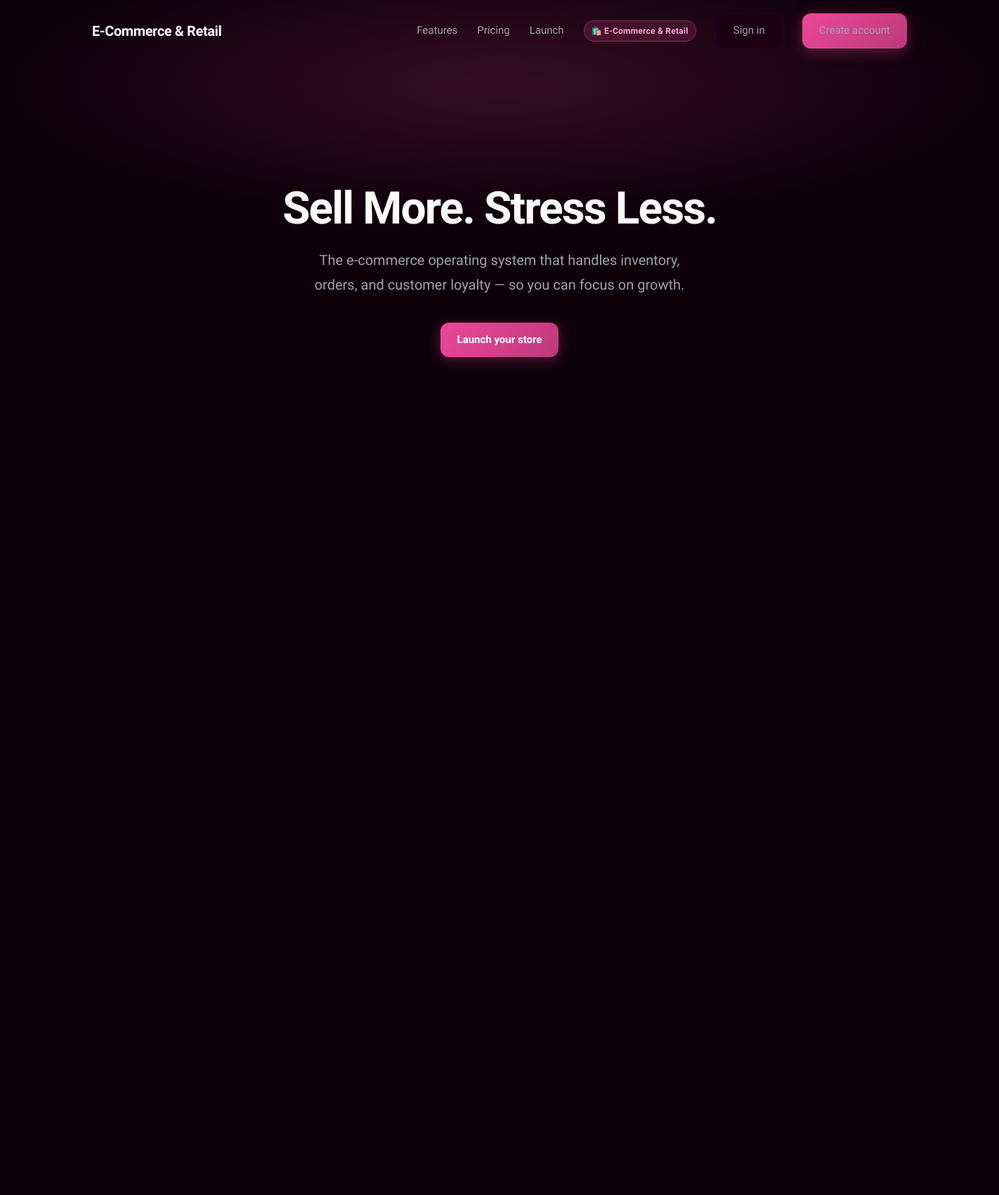
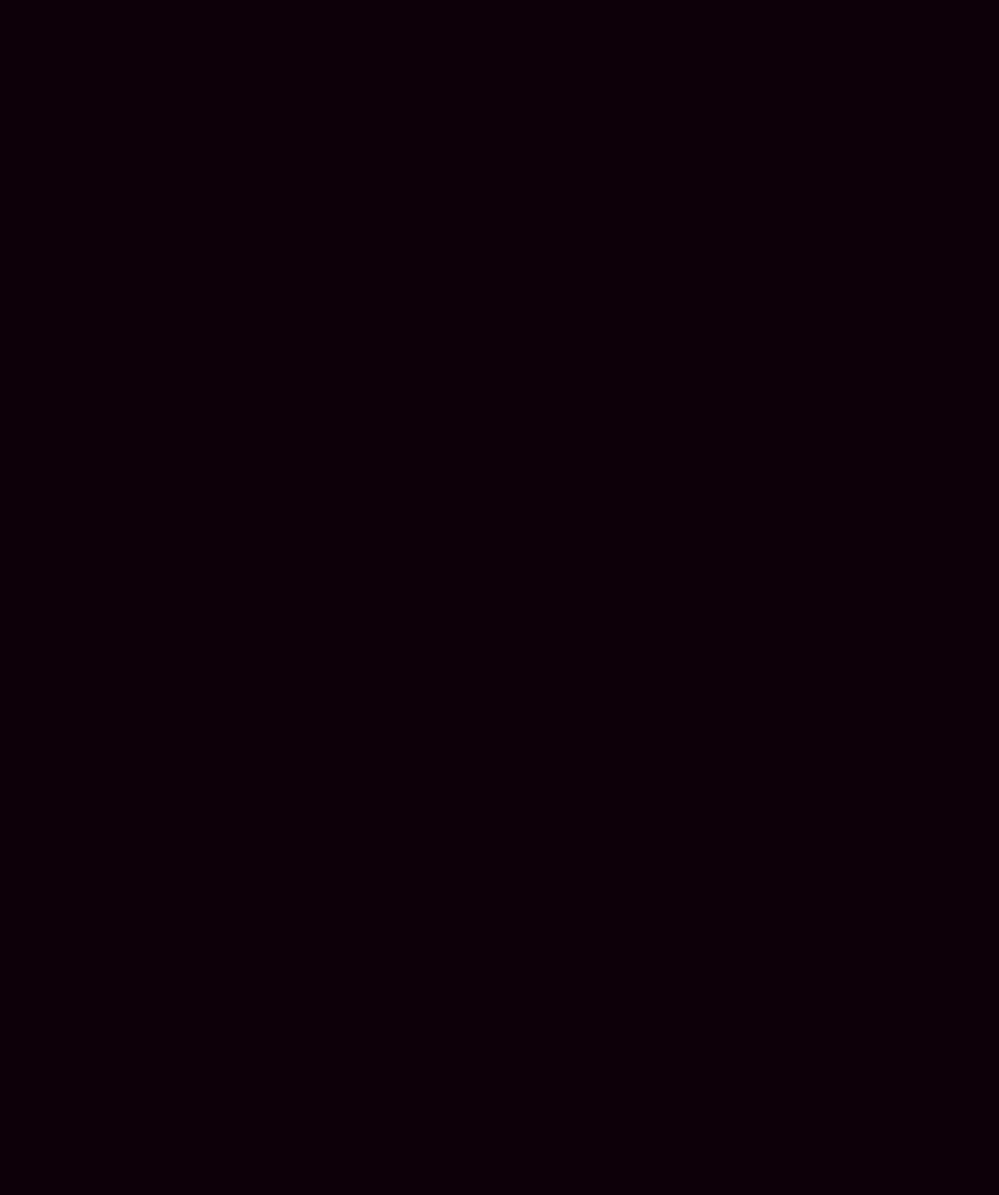
The app's page /site/template-ecommerce/ (upper part) with its own data (2 pictures, top to bottom).
### admin_app/models.py (models this page shows, shortened)
class Website(models.Model):
    NICHE_CHOICES = [(k, v["label"]) for k, v in NICHE_PRESETS.items()]
    name       = models.CharField(max_length=255)
    slug       = models.SlugField(max_length=80, unique=True,
                                  help_text='URL-friendly identifier')
    is_default = models.BooleanField(
        default=False,
        help_text='When enabled, this is the main website shown to visitors'
    )
    tagline    = models.CharField(max_length=255, blank=True)
    niche = models.CharField(
        max_length=40,
        choices=NICHE_CHOICES,
        default='common_saas',
        help_text='Niche preset used to auto-populate sections and theme. Common SaaS is app-ready.',
    )
    theme_overrides = models.JSONField(
        default=dict, blank=True,
        help_text='JSON dict that overrides individual theme CSS variables.',
    )
    created_at = models.DateTimeField(auto_now_add=True)
    updated_at = models.DateTimeField(auto_now=True)
    class Meta:
        ordering = ['-is_default', 'name']
    @property
    def preset(self):
        return NICHE_PRESETS.get(self.niche, NICHE_PRESETS['custom'])
    @property
    def resolved_theme(self):
        theme = dict(self.preset.get('theme', {}))
        theme.update(self.theme_overrides or {})
        return theme
    @property
    def nav_links(self):
        return self.preset.get('nav_links', [])

class WebsiteSection(models.Model):
    SECTION_TYPES = [
        ('hero',        'Hero'),
        ('features',    'Features'),
        ('pricing',     'Pricing'),
        ('cta',         'Call to Action'),
        ('testimonial', 'Testimonial'),
        ('footer',      'Footer'),
    ]
    website      = models.ForeignKey(Website, on_delete=models.CASCADE,
                                     related_name='sections')
    section_type = models.CharField(max_length=20, choices=SECTION_TYPES)
    order        = models.PositiveIntegerField(default=0)
    title        = models.CharField(max_length=255, blank=True)
    subtitle     = models.CharField(max_length=255, blank=True)
    content      = models.TextField(blank=True, help_text='Main text or HTML')
    image        = models.ImageField(upload_to='website_sections/', blank=True, null=True)
    image_url    = models.URLField(max_length=500, blank=True, help_text='Fallback image URL if no file uploaded')
    button_text  = models.CharField(max_length=64, blank=True)
    button_link  = models.URLField(max_length=500, blank=True)
    is_active    = models.BooleanField(default=True)
    created_at   = models.DateTimeField(auto_now_add=True)
    class Meta:
        ordering = ['order', 'id']

### admin_app/views.py (the view)
# urls.py: path('site/<slug:slug>/', PublicWebsiteBySlugView.as_view(), name='public_website_by_slug'),
class PublicWebsiteBySlugView(TemplateView):
    template_name = 'website/public_site.html'
    def get_context_data(self, **kwargs):
        context = super().get_context_data(**kwargs)
        context['website'] = get_object_or_404(Website, slug=self.kwargs['slug'])
        context['sections'] = context['website'].sections.filter(is_active=True)
        context['theme'] = context['website'].resolved_theme
        context['nav_links'] = context['website'].nav_links
        return context

### admin_app/templatetags/website_extras.py (called while the page is built)
@register.filter
def split_lines(value):
    if not value:
        return []
    return [line.strip() for line in value.splitlines() if line.strip()]

@register.filter
def split_by(value, arg):
    if not value:
        return []
    if not arg:
        return [value]
    parts = value.split(arg, 1)
    return [p.strip() for p in parts]

@register.filter
def expand_placeholders(value, website=None):
    if not value:
        return ''
    import datetime
    out = value.replace('{year}', str(datetime.date.today().year))
    out = out.replace('{name}', (website.name if website else 'Product'))
    return out

### templates/website/public_site.html (shortened to what this page needs)
{% load static %}{% load website_extras %}
<!DOCTYPE html>
<html lang="en">
<head>
</head>
<body>
    <nav class="nav" id="nav" role="navigation" aria-label="Main">
        <div class="nav-inner">
            <a href="{% if website and not website.is_default %}{% url 'public_website_by_slug' slug=website.slug %}{% else %}{% url 'home' %}{% endif %}"
               class="nav-logo">
                {% if website %}{{ website.name }}{% else %}Product{% endif %}
            </a>
            <div class="nav-links">
                {% for link in nav_links %}
                    <a href="{{ link.href }}">{{ link.label }}</a>
                {% empty %}
                    <a href="#features">Features</a>
                    <a href="#pricing">Pricing</a>
                    <a href="#cta">Get started</a>
                {% endfor %}
                {% if website.niche and website.niche != 'custom' %}
                    <span class="niche-badge">{{ website.preset.emoji }} {{ website.preset.label }}</span>
                {% endif %}
                {% if user.is_authenticated %}
                    <a href="{% url 'list_organization' %}" class="btn btn-primary">Dashboard</a>
                {% else %}
                    <a href="{% url 'superuser_login' %}" class="btn btn-ghost">Sign in</a>
                    <a href="{% url 'register' %}" class="btn btn-primary">Create account</a>
                {% endif %}
            </div>
        </div>
    </nav>
    {% for section in sections %}
    {% if section.section_type == 'hero' %}
    <section class="block hero-block" id="hero">
        <div>
            {% if section.title %}<h1 class="section-title">{{ section.title }}</h1>{% endif %}
            {% if section.subtitle %}<p class="section-subtitle">{{ section.subtitle }}</p>{% endif %}
            {% if section.button_text and section.button_link %}
            <div class="section-cta">
                <a href="{{ section.button_link }}" class="btn btn-primary">{{ section.button_text }}</a>
            </div>
            {% endif %}
        </div>
    </section>
    {% elif section.section_type == 'features' %}
    <section class="block fade-in" id="features">
        {% if section.title %}<h2 class="section-title">{{ section.title }}</h2>{% endif %}
        {% if section.subtitle %}<p class="section-subtitle">{{ section.subtitle }}</p>{% endif %}
        {% with lines=section.content|split_lines %}
        {% if lines %}
        <div class="features-grid">
            {% for line in lines %}
            {% with parts=line|split_by:" — " %}
            <div class="feature-card">
                <div class="f-icon">{{ parts.0|slice:":2" }}</div>
                <div class="f-title">{{ parts.0|slice:"2:" }}</div>
                <div class="f-desc">{{ parts.1|default:line }}</div>
            </div>
            {% endwith %}
            {% endfor %}
        </div>
        {% else %}
        {% if section.content %}<div class="section-content">{{ section.content|linebreaksbr }}</div>{% endif %}
        {% endif %}
        {% endwith %}
        {% if section.image %}<div class="section-image"><img src="{{ section.image.url }}" alt=""></div>{% elif section.image_url %}<div class="section-image"><img src="{{ section.image_url }}" alt="" loading="lazy"></div>{% endif %}
    </section>
    {% elif section.section_type == 'pricing' %}
    <section class="block fade-in" id="pricing">
        {% if section.title %}<h2 class="section-title">{{ section.title }}</h2>{% endif %}
        {% if section.subtitle %}<p class="section-subtitle">{{ section.subtitle }}</p>{% endif %}
        {% with lines=section.content|split_lines %}
        {% if lines %}
        <div class="pricing-grid">
            {% for line in lines %}
            {% with parts=line|split_by:" — " %}
            <div class="pricing-card">
                {% if parts.0 %}<div class="p-name">{{ parts.0 }}</div>{% endif %}
                {% if parts.1 %}<div class="p-price">{{ parts.1 }}</div>{% endif %}
                {% if parts.2 %}<div class="p-desc">{{ parts.2 }}</div>{% else %}
                {% if parts.1 %}<div class="p-desc">{{ parts.1 }}</div>{% endif %}{% endif %}
            </div>
            {% endwith %}
            {% endfor %}
        </div>
        {% else %}
        {% if section.content %}<div class="section-content">{{ section.content|linebreaksbr }}</div>{% endif %}
        {% endif %}
        {% endwith %}
        {% if section.image %}<div class="section-image"><img src="{{ section.image.url }}" alt=""></div>{% elif section.image_url %}<div class="section-image"><img src="{{ section.image_url }}" alt="" loading="lazy"></div>{% endif %}
    </section>
    {% elif section.section_type == 'testimonial' %}
    <section class="block fade-in">
        <div class="testimonial-block">
            {% if section.image or section.image_url %}
            <div class="section-image" style="margin-bottom:20px;"><img src="{% if section.image %}{{ section.image.url }}{% else %}{{ section.image_url }}{% endif %}" alt="" loading="lazy" style="width:80px;height:80px;border-radius:50%;object-fit:cover;"></div>
            {% endif %}
            {% if section.content %}<p class="quote">{{ section.content }}</p>{% endif %}
        </div>
    </section>
    {% elif section.section_type == 'cta' %}
    <section class="block cta-block fade-in" id="cta">
        <div class="cta-box">
            {% if section.title %}<h2 class="section-title">{{ section.title }}</h2>{% endif %}
            {% if section.subtitle %}<p class="section-subtitle">{{ section.subtitle }}</p>{% endif %}
            {% if section.content %}<div class="section-content">{{ section.content }}</div>{% endif %}
            {% if section.button_text and section.button_link %}
            <div style="margin-top: 28px;">
                <a href="{{ section.button_link }}" class="btn btn-primary">{{ section.button_text }}</a>
            </div>
            {% endif %}
        </div>
    </section>
    {% elif section.section_type == 'footer' %}
    <footer class="footer-block">
        {% if section.content %}{{ section.content|expand_placeholders:website|linebreaksbr }}{% endif %}
    </footer>
    {% endif %}
    {% endfor %}
</body>
</html>

### records on screen
Website: name "E-Commerce & Retail", preset.emoji "🛍️", preset.label "E-Commerce & Retail"
WebsiteSection: title "Sell More. Stress Less.", subtitle "The e-commerce operating system that handles inventory, orders, and customer loyalty — so you can focus on growth.", button_text "Launch your store"

### other values on screen
{{ link.label }} "Features" "Pricing" "Launch"
